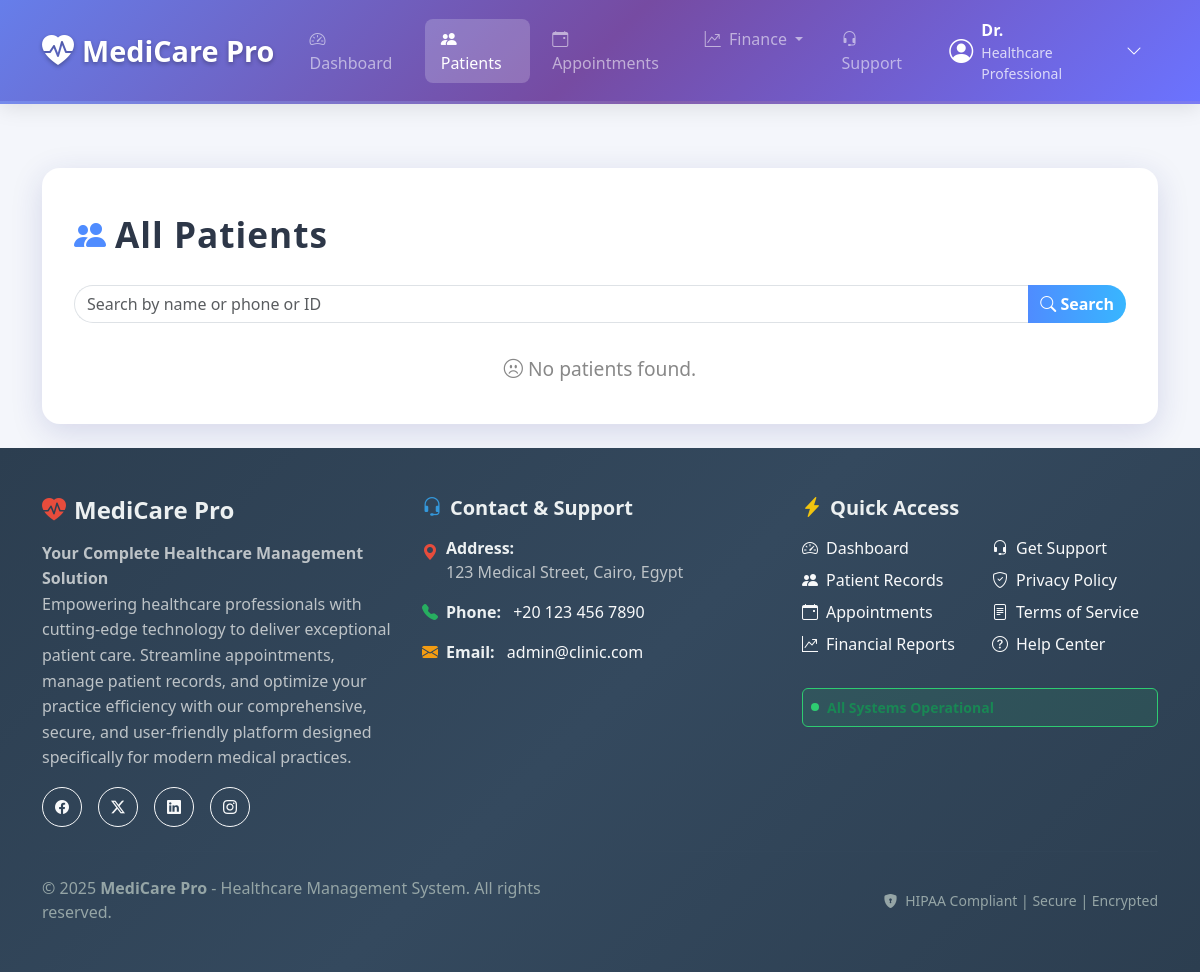
Page /patients (signed in) on the committed database.
### models.py (models this page shows, shortened)
class AdminContactInfo(db.Model):
    __tablename__ = 'admin_contact_info'
    id = db.Column(db.Integer, primary_key=True)
    phone = db.Column(db.String(20))
    whatsapp = db.Column(db.String(20))
    email = db.Column(db.String(120))
    address = db.Column(db.Text)
    working_hours = db.Column(db.String(100))
    updated_at = db.Column(db.DateTime, default=datetime.utcnow)
    updated_by = db.Column(db.Integer, db.ForeignKey('super_admin.id'))
    @classmethod
    def get_contact_info(cls):
        info = cls.query.first()
        return info

### app.py (the view)
@app.route('/patients')
@login_required
def patients():
    query = request.args.get('q')
    if query:
        base_conditions = [Patient.name.ilike(f'%{query}%'), Patient.phone.ilike(f'%{query}%')]
        if query.isdigit():
            base_conditions.append(Patient.id == int(query))
        results = Patient.query.filter(
            Patient.doctor_id == current_user.id,
            or_(*base_conditions)
        ).order_by(Patient.id).all()
    else:
        results = Patient.query.filter_by(doctor_id=current_user.id).order_by(Patient.id).all()
    return render_template('patients.html', patients=results)

### templates/patients.html (shortened to what this page needs)
{% extends "base.html" %}
{% block content %}
<div class="container dashboard-container">
  <div class="dashboard-title">
    <i class="bi bi-people-fill"></i> All Patients
  </div>
  <form method="GET" action="{{ url_for('patients') }}" class="mb-4 search-bar">
    <div class="input-group">
      <input type="text" name="q" class="form-control" placeholder="Search by name or phone or ID" value="{{ request.args.get('q', '') }}">
      <button class="btn" type="submit"><i class="bi bi-search"></i> Search</button>
    </div>
  </form>
  {% if patients %}
    <div class="table-responsive">
      <table class="table table-dashboard align-middle">
        <thead>
          <tr>
            <th><i class="bi bi-hash"></i> ID</th>
            <th><i class="bi bi-person"></i> Name</th>
            <th><i class="bi bi-telephone"></i> Phone</th>
            <th><i class="bi bi-calendar"></i> Age</th>
            <th><i class="bi bi-gear"></i> Actions</th>
          </tr>
        </thead>
        <tbody>
          {% for patient in patients %}
          <tr>
            <td>{{ patient.doctor_patient_id or patient.id }}</td>
            <td>{{ patient.name }}</td>
            <td>{{ patient.phone }}</td>
            <td>{{ patient.age }}</td>
            <td>
              <a href="{{ url_for('patient_detail', patient_id=patient.id) }}" class="btn btn-sm btn-outline-primary">
                <i class="bi bi-eye"></i> View
              </a>
              <form method="POST" action="{{ url_for('delete_patient', patient_id=patient.id) }}" style="display:inline;">
                <button type="submit" class="btn btn-sm btn-outline-danger" onclick="return confirm('Are you sure you want to delete this patient?');">
                  <i class="bi bi-trash"></i> Delete
                </button>
              </form>
            </td>
          </tr>
          {% endfor %}
        </tbody>
      </table>
    </div>
  {% else %}
    <div class="no-patients">
      <i class="bi bi-emoji-frown"></i> No patients found.
    </div>
  {% endif %}
</div>
<link rel="stylesheet" href="https://cdn.jsdelivr.net/npm/bootstrap-icons@1.11.1/font/bootstrap-icons.css">
{% endblock %}

### templates/base.html (shortened to what this page needs)
<!DOCTYPE html>
<html lang="en">
<head>
    <link rel="stylesheet" href="https://cdn.jsdelivr.net/npm/bootstrap@5.3.2/dist/css/bootstrap.min.css">
    <link rel="stylesheet" href="https://cdn.jsdelivr.net/npm/bootstrap-icons@1.11.3/font/bootstrap-icons.css">
</head>
<body class="d-flex flex-column min-vh-100">
    <nav class="navbar navbar-expand-lg navbar-dark navbar-custom sticky-top">
      <div class="container">
        <a class="navbar-brand d-flex align-items-center" href="{{ url_for('dashboard') }}">
          <i class="bi bi-heart-pulse-fill fs-2 me-2"></i>
          <span>MediCare Pro</span>
        </a>
        <div class="collapse navbar-collapse" id="navbarMain">
          <ul class="navbar-nav me-auto mb-2 mb-lg-0">
            <li class="nav-item">
              <a class="nav-link" href="{{ url_for('dashboard') }}">
                <i class="bi bi-speedometer2 me-1"></i> Dashboard
              </a>
            </li>
            <li class="nav-item">
              <a class="nav-link" href="{{ url_for('patients') }}">
                <i class="bi bi-people-fill me-1"></i> Patients
              </a>
            </li>
            <li class="nav-item">
              <a class="nav-link" href="{{ url_for('calendar') }}">
                <i class="bi bi-calendar-event me-1"></i> Appointments
              </a>
            </li>
            <li class="nav-item dropdown">
              <a class="nav-link dropdown-toggle" href="#" id="financesDropdown" role="button" data-bs-toggle="dropdown" aria-expanded="false">
                <i class="bi bi-graph-up-arrow me-1"></i> Finance
              </a>
            </li>
            <li class="nav-item">
              <a class="nav-link" href="{{ url_for('contact') }}">
                <i class="bi bi-headset me-1"></i> Support
              </a>
            </li>
          </ul>
          <div class="d-flex align-items-center gap-3">
            {% if current_user.is_authenticated %}
              <div class="dropdown">
                <button class="user-profile d-flex align-items-center border-0 bg-transparent" data-bs-toggle="dropdown" aria-expanded="false" style="color: white;">
                  <i class="bi bi-person-circle fs-4 me-2"></i>
                  <div class="d-flex flex-column text-start">
                    <span class="fw-semibold">Dr. {{ current_user.first_name }}</span>
                    {% if current_user.clinic %}
                      <small class="opacity-75">{{ current_user.clinic.name }}</small>
                    {% else %}
                      <small class="opacity-75">Healthcare Professional</small>
                    {% endif %}
                  </div>
                  <i class="bi bi-chevron-down ms-2"></i>
                </button>
              </div>
            {% endif %}
          </div>
        </div>
      </div>
    </nav>
    <main class="flex-grow-1">
        <div class="container py-4">
            {% block content %}{% endblock %}
        </div>
    </main>
    <footer class="mt-auto" style="background: linear-gradient(135deg, #2c3e50 0%, #34495e 50%, #2c3e50 100%); color: #ecf0f1;">
      <div class="container py-5">
        <div class="row g-4">
          <div class="col-lg-4 col-md-6">
            <div class="footer-section">
              <h4 class="fw-bold mb-3 d-flex align-items-center">
                <i class="bi bi-heart-pulse-fill me-2" style="color: #e74c3c;"></i>
                MediCare Pro
              </h4>
              <p class="mb-3" style="line-height: 1.6; color: #bdc3c7;">
                <strong>Your Complete Healthcare Management Solution</strong><br>
                Empowering healthcare professionals with cutting-edge technology to deliver exceptional patient care.
                Streamline appointments, manage patient records, and optimize your practice efficiency with our
                comprehensive, secure, and user-friendly platform designed specifically for modern medical practices.
              </p>
              <div class="d-flex gap-3 mt-3">
                <a href="#" class="btn btn-outline-light btn-sm rounded-circle" style="width: 40px; height: 40px; display: flex; align-items: center; justify-content: center;">
                  <i class="bi bi-facebook"></i>
                </a>
                <a href="#" class="btn btn-outline-light btn-sm rounded-circle" style="width: 40px; height: 40px; display: flex; align-items: center; justify-content: center;">
                  <i class="bi bi-twitter-x"></i>
                </a>
                <a href="#" class="btn btn-outline-light btn-sm rounded-circle" style="width: 40px; height: 40px; display: flex; align-items: center; justify-content: center;">
                  <i class="bi bi-linkedin"></i>
                </a>
                <a href="#" class="btn btn-outline-light btn-sm rounded-circle" style="width: 40px; height: 40px; display: flex; align-items: center; justify-content: center;">
                  <i class="bi bi-instagram"></i>
                </a>
              </div>
            </div>
          </div>
          <div class="col-lg-4 col-md-6">
            <div class="footer-section">
              <h5 class="fw-bold mb-3 d-flex align-items-center">
                <i class="bi bi-headset me-2" style="color: #3498db;"></i>
                Contact & Support
              </h5>
              {% if contact_info %}
                <div class="contact-info">
                  {% if contact_info.address %}
                    <div class="mb-3 d-flex align-items-start">
                      <i class="bi bi-geo-alt-fill me-2 mt-1" style="color: #e74c3c;"></i>
                      <div>
                        <strong>Address:</strong><br>
                        <span style="color: #bdc3c7;">{{ contact_info.address }}</span>
                      </div>
                    </div>
                  {% endif %}
                  {% if contact_info.phone %}
                    <div class="mb-3 d-flex align-items-center">
                      <i class="bi bi-telephone-fill me-2" style="color: #27ae60;"></i>
                      <div>
                        <strong>Phone:</strong>
                        <a href="tel:{{ contact_info.phone }}" class="text-light text-decoration-none ms-2">
                          {{ contact_info.phone }}
                        </a>
                      </div>
                    </div>
                  {% endif %}
                  {% if contact_info.email %}
                    <div class="mb-3 d-flex align-items-center">
                      <i class="bi bi-envelope-fill me-2" style="color: #f39c12;"></i>
                      <div>
                        <strong>Email:</strong>
                        <a href="mailto:{{ contact_info.email }}" class="text-light text-decoration-none ms-2">
                          {{ contact_info.email }}
                        </a>
                      </div>
                    </div>
                  {% endif %}
                </div>
              {% endif %}
            </div>
          </div>
          <div class="col-lg-4 col-md-12">
            <div class="footer-section">
              <h5 class="fw-bold mb-3 d-flex align-items-center">
                <i class="bi bi-lightning-charge-fill me-2" style="color: #f1c40f;"></i>
                Quick Access
              </h5>
              <div class="row">
                <div class="col-6">
                  <ul class="list-unstyled">
                    <li class="mb-2">
                      <a href="{{ url_for('dashboard') }}" class="text-light text-decoration-none d-flex align-items-center">
                        <i class="bi bi-speedometer2 me-2"></i> Dashboard
                      </a>
                    </li>
                    <li class="mb-2">
                      <a href="{{ url_for('patients') }}" class="text-light text-decoration-none d-flex align-items-center">
                        <i class="bi bi-people-fill me-2"></i> Patient Records
                      </a>
                    </li>
                    <li class="mb-2">
                      <a href="{{ url_for('calendar') }}" class="text-light text-decoration-none d-flex align-items-center">
                        <i class="bi bi-calendar-event me-2"></i> Appointments
                      </a>
                    </li>
                    <li class="mb-2">
                      <a href="{{ url_for('finances') }}" class="text-light text-decoration-none d-flex align-items-center">
                        <i class="bi bi-graph-up-arrow me-2"></i> Financial Reports
                      </a>
                    </li>
                  </ul>
                </div>
                <div class="col-6">
                  <ul class="list-unstyled">
                    <li class="mb-2">
                      <a href="{{ url_for('contact') }}" class="text-light text-decoration-none d-flex align-items-center">
                        <i class="bi bi-headset me-2"></i> Get Support
                      </a>
                    </li>
                    <li class="mb-2">
                      <a href="#" class="text-light text-decoration-none d-flex align-items-center">
                        <i class="bi bi-shield-check me-2"></i> Privacy Policy
                      </a>
                    </li>
                    <li class="mb-2">
                      <a href="#" class="text-light text-decoration-none d-flex align-items-center">
                        <i class="bi bi-file-text me-2"></i> Terms of Service
                      </a>
                    </li>
                    <li class="mb-2">
                      <a href="#" class="text-light text-decoration-none d-flex align-items-center">
                        <i class="bi bi-question-circle me-2"></i> Help Center
                      </a>
                    </li>
                  </ul>
                </div>
              </div>
              <div class="mt-3 p-2 rounded" style="background: rgba(46, 204, 113, 0.1); border: 1px solid #2ecc71;">
                <div class="d-flex align-items-center">
                  <div class="me-2" style="width: 8px; height: 8px; background: #2ecc71; border-radius: 50%; animation: pulse 2s infinite;"></div>
                  <small class="text-success fw-semibold">All Systems Operational</small>
                </div>
              </div>
            </div>
          </div>
        </div>
        <hr class="my-4" style="border-color: #34495e;">
        <div class="row align-items-center">
          <div class="col-md-6">
            <p class="mb-0" style="color: #95a5a6;">
              &copy; {{ current_year or 2025 }} <strong>MediCare Pro</strong> - Healthcare Management System. All rights reserved.
            </p>
          </div>
          <div class="col-md-6 text-md-end">
            <small style="color: #95a5a6;">
              <i class="bi bi-shield-lock-fill me-1"></i>
              HIPAA Compliant | Secure | Encrypted
            </small>
          </div>
        </div>
      </div>
    </footer>
</body>
</html>

### rows in the picture
AdminContactInfo: address "123 Medical Street, Cairo, Egypt", phone "+20 123 456 7890", email "admin@clinic.com"
